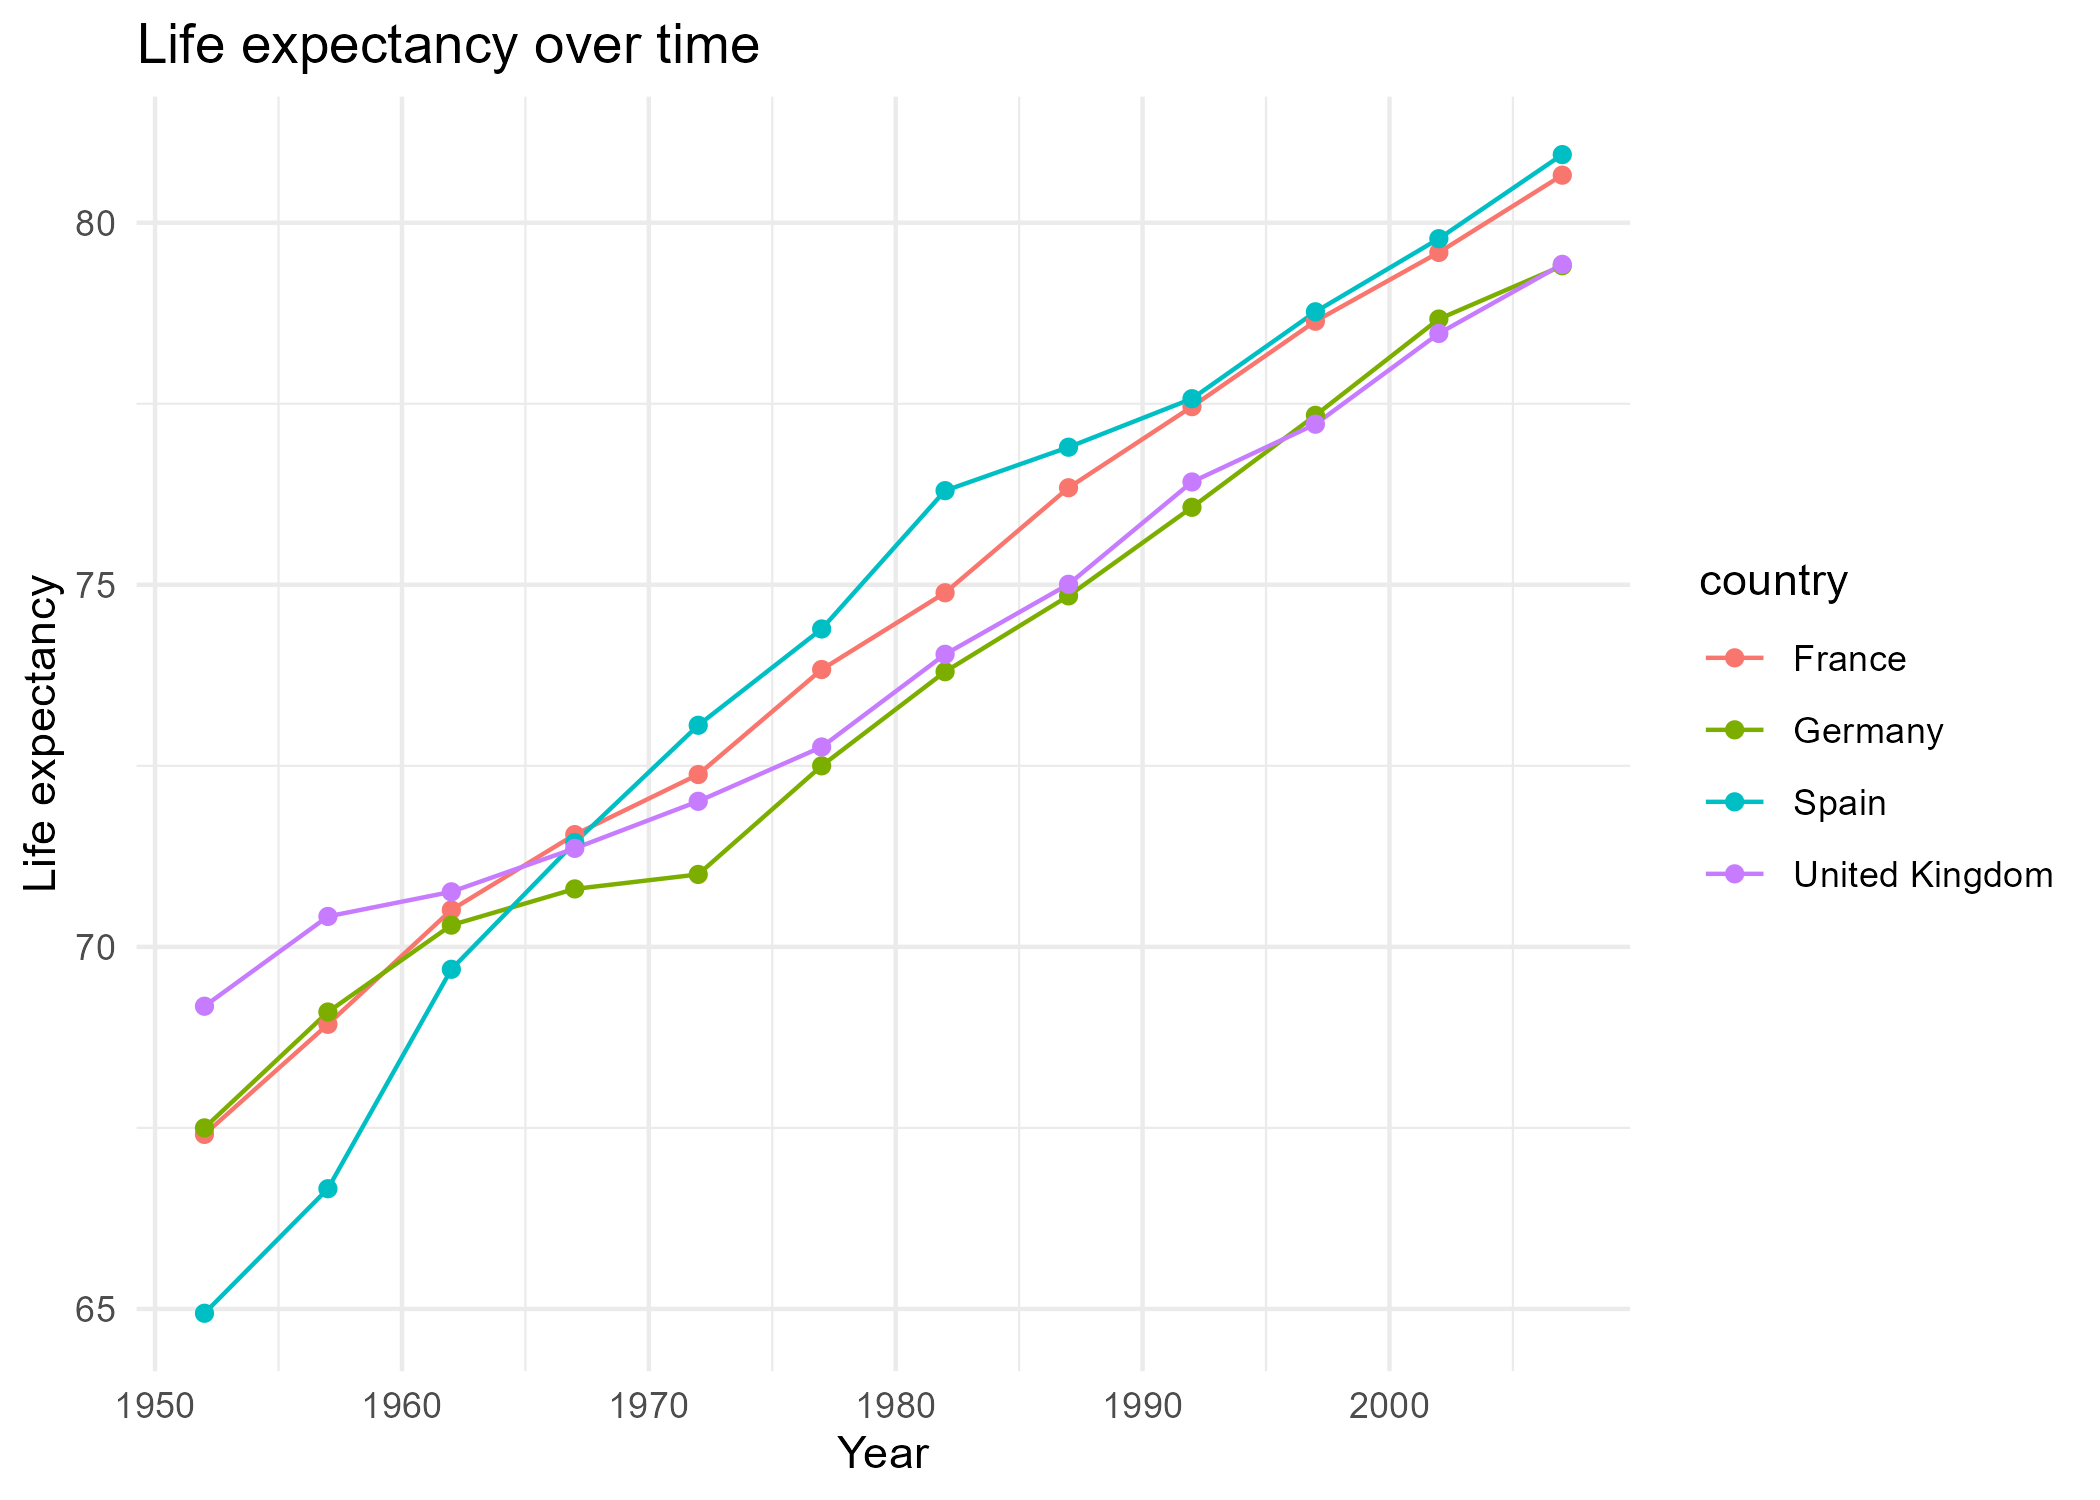

R code for this plot:
library(ggplot2)
gapminder <- read.csv("data/gapminder.csv")
head(gapminder)
str(gapminder)
countries <- c("Spain", "France", "Germany", "United Kingdom")
df <- gapminder[gapminder$country %in% countries, ]
ggplot(df, aes(x = year, y = lifeExp, color = country)) +
  geom_line() +
  geom_point() +
  labs(x = "Year", y = "Life expectancy",
       title = "Life expectancy over time") +
  theme_minimal()
ggsave("assignment1/ass1_plot.png", width = 7, height = 5)
